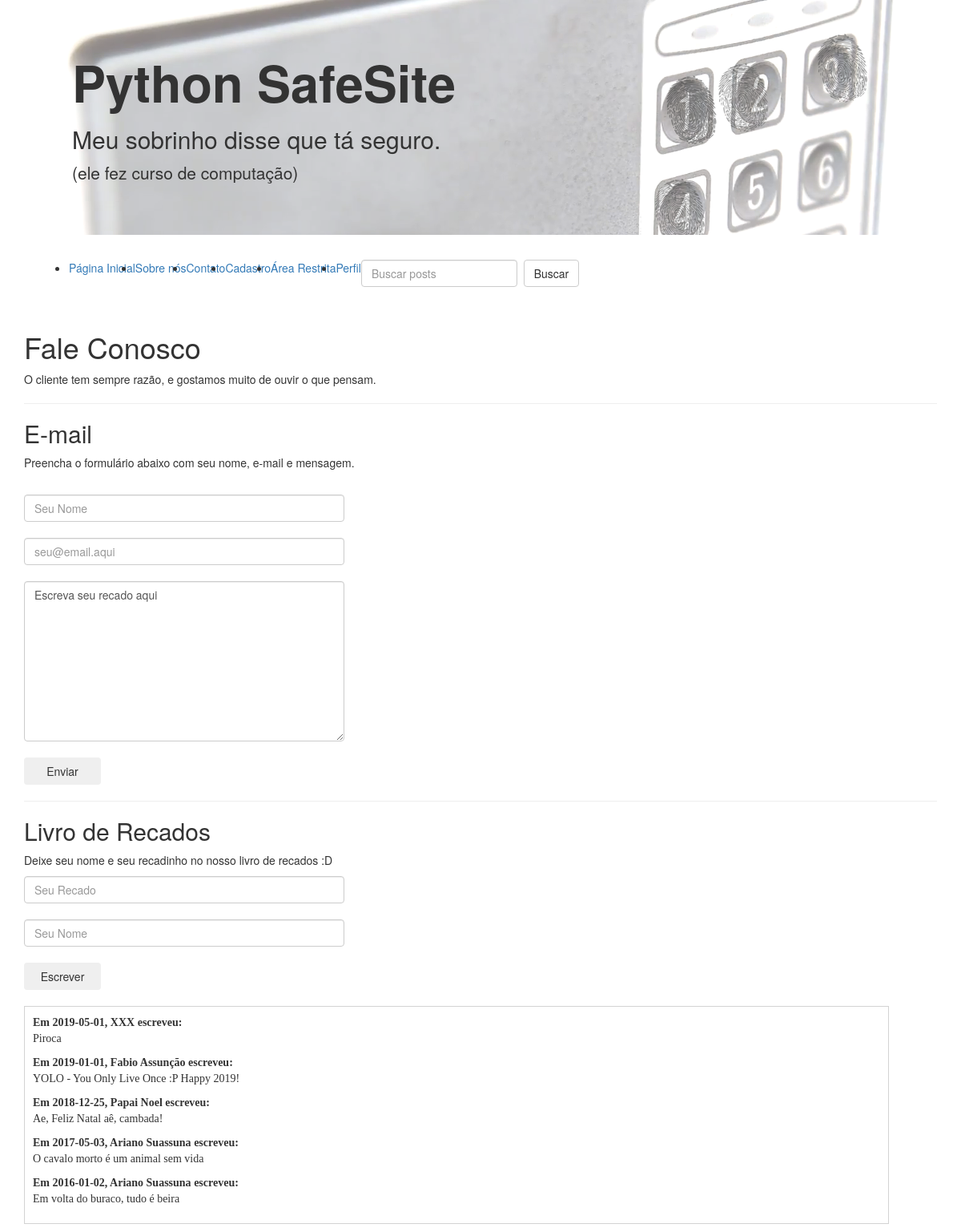
/contact, run on an earlier commit of the app's database.
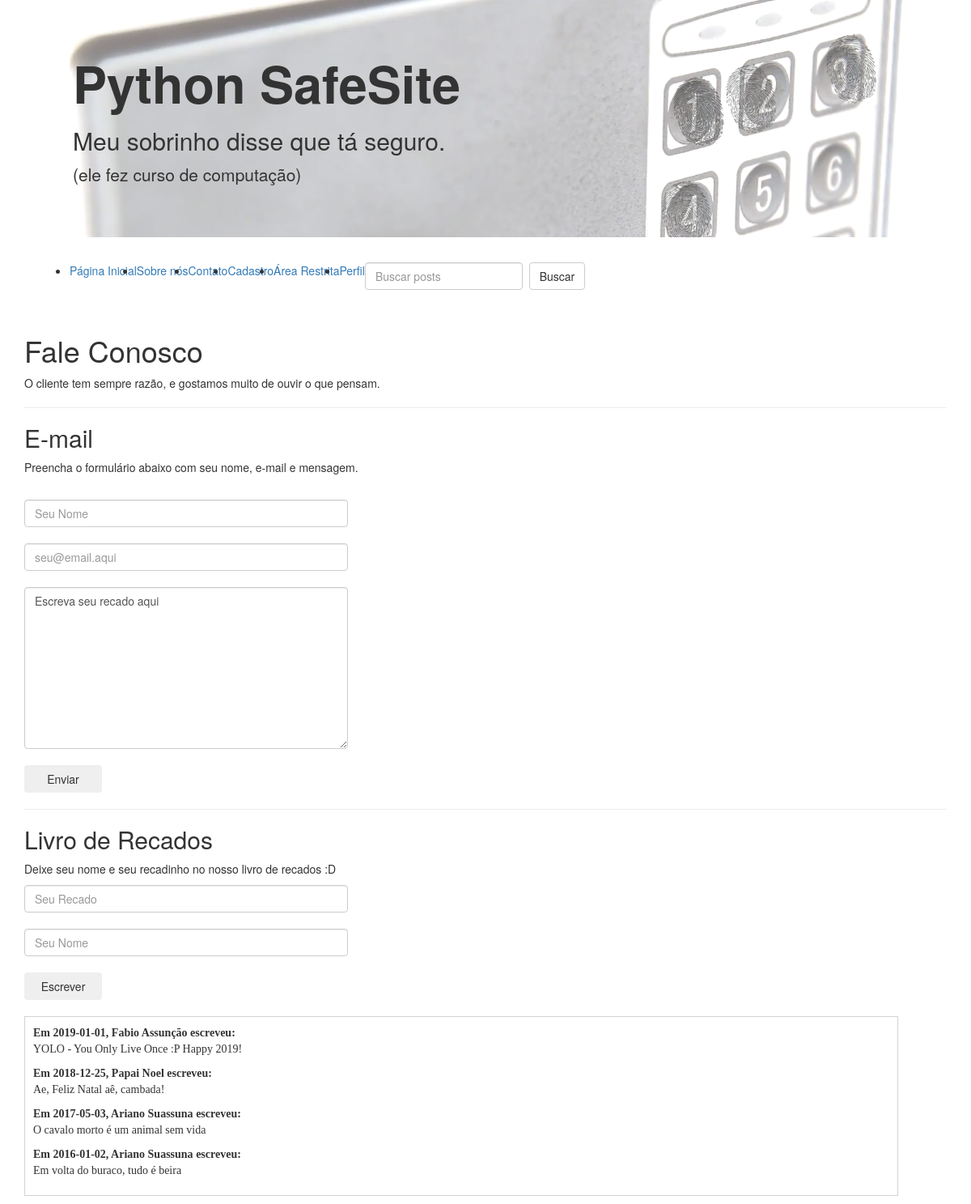
And on a later commit of the database.
### tables this page shows
CREATE TABLE `book` (
	`sign_date`	TEXT,
	`name`	TEXT,
	`message`	TEXT
);

### app.py (the view)
@app.route('/contact', methods=['GET'])
def get_contact():
    messages = f'SELECT * FROM book ORDER BY sign_date DESC;'
    res = query(messages)
    return f.render_template('contact.html', items=res)

### app.py (called while the page is built)
def query(text):
    conn = engine.connect()
    res = conn.execute(text)
    res = res.fetchall()
    return res

### templates/contact.html (shortened to what this page needs)
{% extends 'header.html' %}
{% block content %}
<div class="container">
    <h1>Fale Conosco</h1>
    O cliente tem sempre razão, e gostamos muito de ouvir o que pensam.
    <hr>
    <h2>E-mail</h2>
    <p>Preencha o formulário abaixo com seu nome, e-mail e mensagem.</p>
    <div style="color: darkred; font-weight: bold" id="msgbox"></div><br>
    <form id="mailform" onsubmit="event.preventDefault();">
        <input type="text" id="mname" style="width: 400px;"
        placeholder="Seu Nome" class="form-control"><br>
        <input type="text" name="email" style="width: 400px;"
        placeholder="seu@email.aqui" class="form-control"><br>
        <textarea cols="30" rows="10" name="message" class="form-control"
        style="width: 400px; height: 200px;">Escreva seu recado aqui</textarea><br>
        <button type="submit"  class="btn" style="width: 96px;" onclick="thanks();">Enviar</button>
    </form>
    <hr>
    <h2 id="Livro">Livro de Recados</h2>
    <p>Deixe seu nome e seu recadinho no nosso livro de recados :D</p>
    <form method="POST">
        <input type="text" name="message" style="width: 400px;"
        class="form-control" placeholder="Seu Recado"><br>
        <input type="text" name="name" style="width: 400px;"
        class="form-control" placeholder="Seu Nome"><br>
        <button type="submit" class="btn" style="width: 96px;">Escrever</button>
    </form>
    <br>
    <ul class="messages">
        {% for i in items %}
        <li>
            <strong>Em {{ i[0][0:4] }}-{{ i[0][4:6:] }}-{{ i[0][6:8] }}, {{ i[1] }} escreveu:</strong>
            <p>{{ i[2] }}</p>
        </li>
        {% endfor %}
    </ul>
</div>
{% endblock %}

### templates/header.html (shortened to what this page needs)
{% extends 'bootstrap/base.html' %}
{% block styles %}
{{super()}}
<link rel="stylesheet" href="{{url_for('static', filename='css/main.css')}}">
{% endblock %}
{% block navbar %}
<div class="container">
    <div class="jumbotron" style="background-image: url('/static/images/jumbotron_bg.png')">
        <h1 style="font-weight: bolder">Python SafeSite</h1>
        <h2>Meu sobrinho disse que tá seguro.</h2>
        <p>(ele fez curso de computação)</p>
    </div>
    <nav class="navbar navbar-expand-lg navbar-light bg-light">
        <div class="collapse navbar-collapse" id="navbarText">
            <ul class="navbar-nav mr-auto">
                <li class="nav-item">
                    <a class="nav-link" href="/">Página Inicial</a>
                </li>
                <li class="nav-item">
                    <a class="nav-link" href="/about">Sobre nós</a>
                </li>
                <li class="nav-item">
                    <a class="nav-link" href="/contact">Contato</a>
                </li>
                <li class="nav-item">
                    <a class="nav-link" href="/signup">Cadastro</a>
                </li>
                <li class="nav-item">
                    <a class="nav-link" href="/restrict">Área Restrita</a>
                </li>
                <li class="nav-item">
                    <a class="nav-link" href="/profile">Perfil</a>
                </li>
            </ul>
            <form class="form-inline" method="GET" action="/search">
                <input class="form-control" name="text" type="search" placeholder="Buscar posts">&nbsp;
                <button class="btn btn-default" type="submit">Buscar</button>
            </form>
        </div>
    </nav>
</div>
{% endblock %}

### static/css/main.css (style rules this page uses)
ul.messages li { list-style: none; font-family: 'Comic Sans MS', 'Trebuchet MS'; margin-left: 0; padding-left: 0; }
ul.messages { border: solid 1px lightgray; padding: 10px; max-width: 1080px; max-height: 400px; overflow-y: scroll; }

What changed in the data, as far as the page shows it:
removed book: sign_date "2019", sign_date "05", sign_date "01", name "XXX", message "Piroca"
